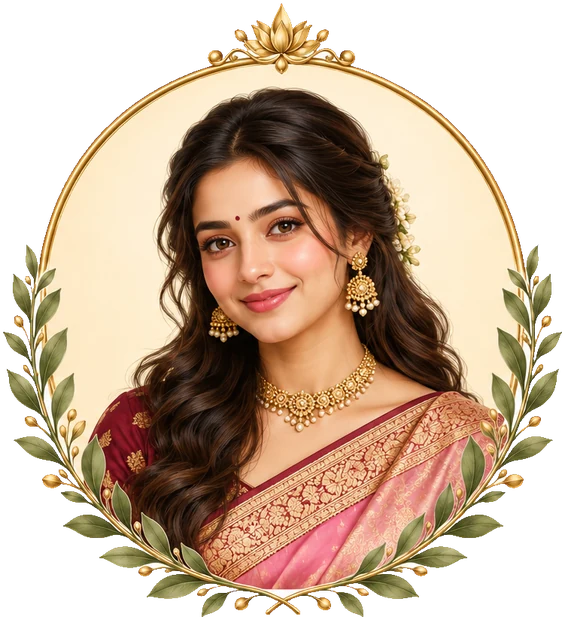
#> input picture mobile/assets/images/crest_bride.webp, 565 x 620 px, given in place of km_splash_bg.png, which was not available
$ python prepare_assets.py ../assets/images/crest_bride.webp
#> lines starting #> are read from the running program, lines starting #| are printed output that depends on the picture; pictures that were not available may be replaced by others from this repository, and a replacement may not be noted
#!/usr/bin/env python3
"""Turns the generated artwork into app images: true-alpha cut-outs, sized WebP, app icons.

  python -m venv v && v/bin/pip install pillow numpy scipy
  v/bin/python -I mobile/tool/prepare_assets.py ~/Downloads/KundliMilan_HD_Art

Source files (ChatGPT, text-free): km_splash_bg, km_home_hero, km_night, km_mandala, km_avatars (3x2),
km_illustrations (3x2), km_states (3x2), km_crests (2x1), km_ornaments (3x1). Wordmarks and buttons are live text and widgets, never artwork.
"""
import sys
from pathlib import Path
import numpy as np
from PIL import Image, ImageFilter
from scipy import ndimage as ndi

SRC = Path(sys.argv[1]).expanduser()
ROOT = Path(__file__).resolve().parent.parent
OUT = ROOT / 'assets/images'
OUT.mkdir(parents=True, exist_ok=True)


def webp(img, name, quality=86):
    img.save(OUT / f'{name}.webp', 'WEBP', quality=quality, method=6, alpha_quality=95)


# [46 lines left out: functions fit, alpha_cut, split_sheet, not called in this run]


# Full-bleed scenes.
webp(Image.open(SRC / 'km_splash_bg.png').convert('RGB'), 'splash_bg', 84)
#> in webp, `img.save(OUT / f'{name}.webp', 'WEBP', quality=quality, method=6, alph..`:
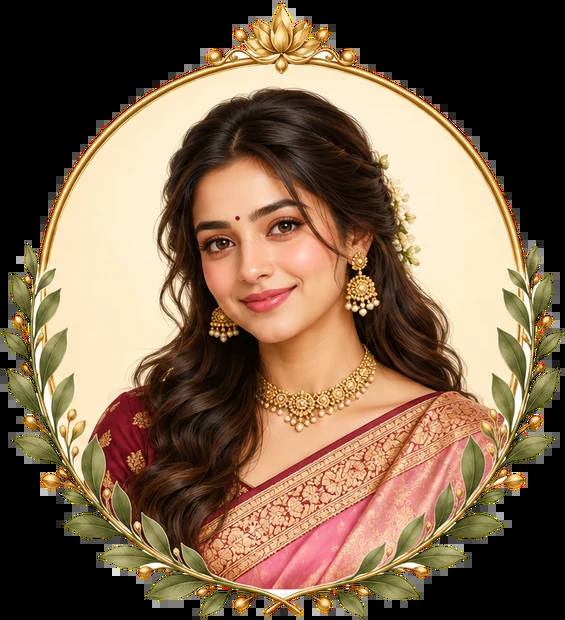
#> saved as splash_bg.webp: PIL image 565x620 RGB; mean R, G, B 122.5, 98.3, 75.3
webp(Image.open(SRC / 'km_home_hero.png').convert('RGB'), 'home_hero', 84)
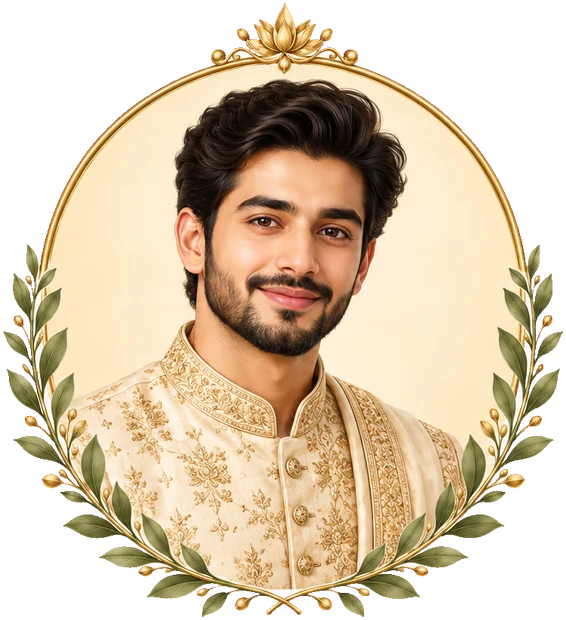
#> input picture mobile/assets/images/crest_groom.webp, 566 x 620 px, given in place of km_home_hero.png, which was not available
#> call 2 of webp, with name = 'home_hero', quality = 84
#> in webp (call 2), `img.save(OUT / f'{name}.webp', 'WEBP', quality=quality, method=6, alph..`:
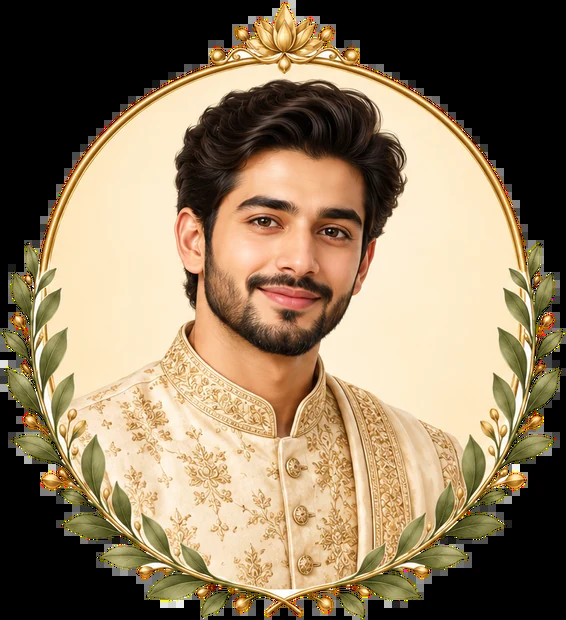
#> saved as home_hero.webp: PIL image 566x620 RGB; mean R, G, B 140.9, 121.9, 94.7
webp(Image.open(SRC / 'km_night.png').convert('RGB'), 'night', 80)

# Cut-outs.
#> (the run stopped early here; a loop or call above may not have finished)
